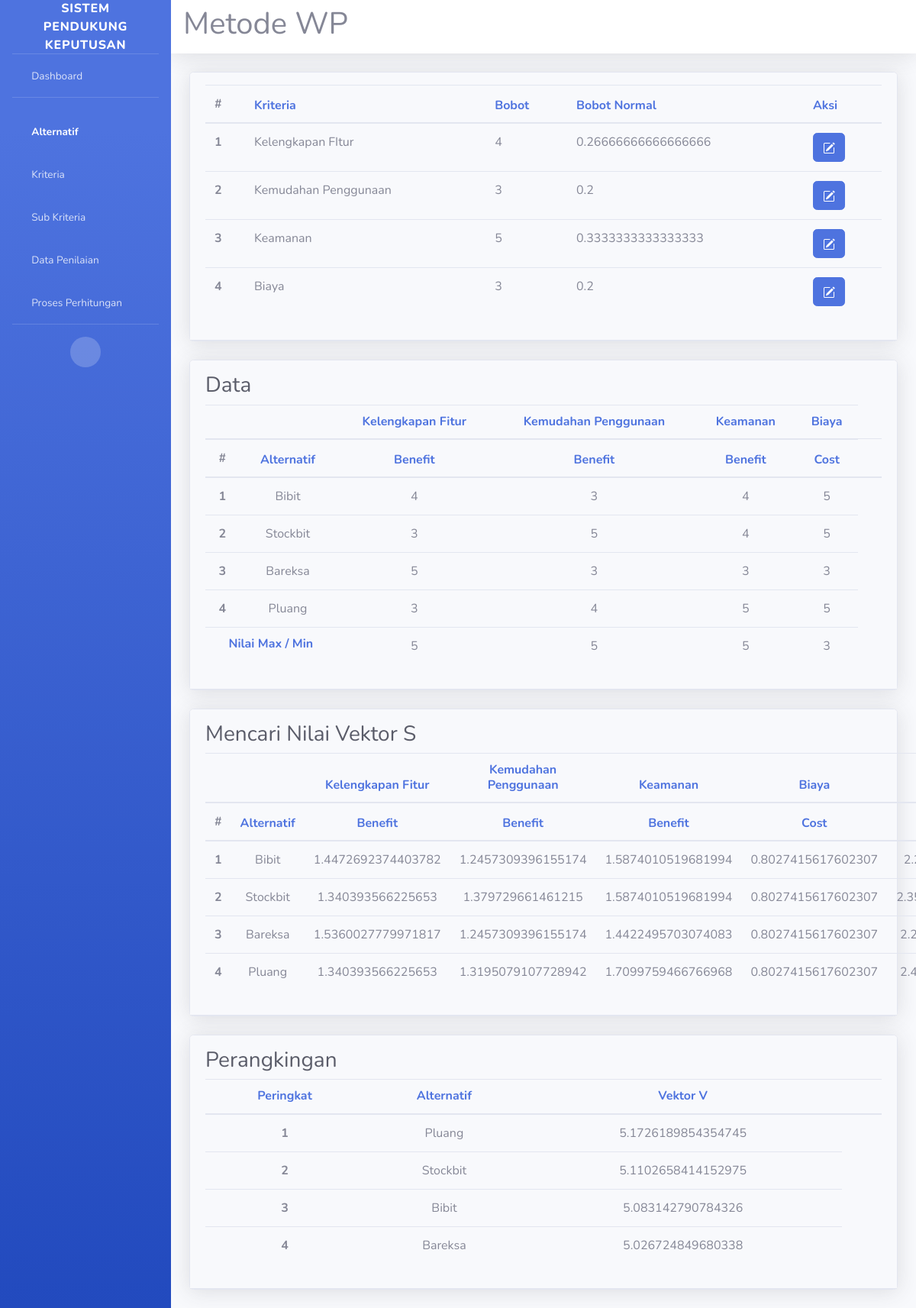
Page /metode-wp/ on the committed database.
### base/models.py (models this page shows, shortened)
class Kriteria(models.Model):
    STATUS = (
        ('benefit', 'benefit'),
        ('cost', 'cost')
    )
    name = models.CharField(max_length=200)
    status = models.CharField(max_length=50, choices=STATUS)

class BobotKriteria(models.Model):
    kriteria = models.OneToOneField(Kriteria, on_delete=models.CASCADE)
    bobot = models.IntegerField(default=0)

class Penilaian(models.Model):
    alternatif = models.ForeignKey(Alternatif, on_delete=models.CASCADE)
    kelengkapan_fitur = models.IntegerField(default=0)
    kemudahan_penggunaan = models.IntegerField(default=0)
    keamanan = models.IntegerField(default=0)
    biaya = models.IntegerField(default=0)

class Alternatif(models.Model):
    name = models.CharField(max_length=200)

### base/views.py (the view)
# urls.py: path('metode-wp/', views.metode_wp, name='metode-wp'),
def metode_wp(request):
    alternatif = Alternatif.objects.all()
    penilaian = Penilaian.objects.all()
    bobotK = BobotKriteria.objects.all()
    kriteria = Kriteria.objects.all()
    sum_bobot = BobotKriteria.objects.aggregate(total_sum=Sum('bobot'))
    bobot_max = sum_bobot['total_sum']
    kf_max = Penilaian.objects.aggregate(max_value=Max('kelengkapan_fitur'))['max_value'] if kriteria[0].status == 'benefit' else Penilaian.objects.aggregate(min_value=Min('kelengkapan_fitur'))['min_value']
    kp_max = Penilaian.objects.aggregate(max_value=Max('kemudahan_penggunaan'))['max_value'] if kriteria[1].status == 'benefit' else Penilaian.objects.aggregate(min_value=Min('kemudahan_penggunaan'))['min_value']
    k_max = Penilaian.objects.aggregate(max_value=Max('keamanan'))['max_value'] if kriteria[2].status == 'benefit' else Penilaian.objects.aggregate(min_value=Min('keamanan'))['min_value']
    b_max = Penilaian.objects.aggregate(max_value=Max('biaya'))['max_value'] if kriteria[3].status == 'benefit' else Penilaian.objects.aggregate(min_value=Min('biaya'))['min_value']
    mats_wp = []
    mats_bbt = []
    for i in bobotK:
        mats_bbt.append(i.bobot / bobot_max)
    for i in penilaian:
        mats_wp.append([pow(i.kelengkapan_fitur, mats_bbt[0]), pow(i.kemudahan_penggunaan, mats_bbt[1]), pow(i.keamanan, mats_bbt[2]), pow(b_max, (- mats_bbt[3]))])
    vektor_s = deepcopy(mats_wp)
    alternatif_name = [i.name for i in alternatif]
    for i, j in enumerate(vektor_s):
        j.append(reduce(lambda x, y: x*y, mats_wp[i]))
        j.insert(0, alternatif_name[i])
    vektor_v = list(map(lambda x: sum(x), mats_wp))
    vektor_v = list(map(lambda x,y:[x,y], alternatif_name, vektor_v))
    vektor_v = sorted(vektor_v, reverse=True, key=lambda x:x[1])
    context = {
        'penilaian': penilaian,
        'kriteria': kriteria,
        'bobot_max': bobot_max,
        'kf_max': kf_max,
        'kp_max': kp_max,
        'k_max': k_max,
        'b_max': b_max,
        'vektor_s': vektor_s,
        'vektor_v': vektor_v,
    }
    return render(request, 'base/wp.html', context)

### base/templatetags/math_tags.py (called while the page is built)
@register.simple_tag
def devide_values(value1, value2):
    return value1 / value2

### base/templates/base/wp.html (shortened to what this page needs)
{% extends 'main.html' %}
{% load static %}
{% load math_tags %}
{% block content %}
    <div id="content-wrapper" class="d-flex flex-column">
        <div id="content">
            <nav class="navbar navbar-expand navbar-light bg-white topbar mb-4 static-top shadow">
                <h1>Metode WP</h1>
            </nav>
            <div class="container-fluid">
                <div class="">
                  <div class="card shadow mb-4">
                    <div class="card-header py-3">
                        <table class="table">
                            <thead>
                              <tr>
                                <th scope="col">#</th>
                                <th scope="col"><h6 class="m-0 font-weight-bold text-primary">Kriteria</h6></th>
                                <th scope="col"><h6 class="m-0 font-weight-bold text-primary">Bobot</h6></th>
                                <th scope="col"><h6 class="m-0 font-weight-bold text-primary">Bobot Normal</h6></th>
                                <th scope="col"><h6 class="m-0 font-weight-bold text-primary">Aksi</h6></th>
                              </tr>
                            </thead>
                            <tbody>
                              {% for k in kriteria %}
                              <tr>
                                <th scope="row">{{ forloop.counter }}</th>
                                <td>{{ k.name }}</td>
                                <td>{{ k.bobotkriteria.bobot }}</td>
                                <td>{% devide_values k.bobotkriteria.bobot bobot_max %}</td>
                                <td>
                                    <a href="#" class="btn btn-primary">
                                    </a>
                                </td>
                              </tr>
                              {% endfor %}
                            </tbody>
                          </table>
                    </div>
                </div>
                <div class="card shadow mb-4">
                    <div class="card-header py-3">
                        <h1 class="h3 mb-2 text-gray-800">Data</h1>
                        <table class="table text-center">
                            <thead>
                              <tr>
                                <th scope="col"></th>
                                <th scope="col"></th>
                                <th scope="col"><h6 class="m-0 font-weight-bold text-primary">Kelengkapan Fitur</h6></th>
                                <th scope="col"><h6 class="m-0 font-weight-bold text-primary">Kemudahan Penggunaan</h6></th>
                                <th scope="col"><h6 class="m-0 font-weight-bold text-primary">Keamanan</h6></th>
                                <th scope="col"><h6 class="m-0 font-weight-bold text-primary">Biaya</h6></th>
                              </tr>
                              <tr>
                                <th scope="col">#</th>
                                <th scope="col"><h6 class="m-0 font-weight-bold text-primary">Alternatif</h6></th>
                                <th scope="col"><h6 class="m-0 font-weight-bold text-primary">Benefit</h6></th>
                                <th scope="col"><h6 class="m-0 font-weight-bold text-primary">Benefit</h6></th>
                                <th scope="col"><h6 class="m-0 font-weight-bold text-primary">Benefit</h6></th>
                                <th scope="col"><h6 class="m-0 font-weight-bold text-primary">Cost</h6></th>
                                <th scope="col"></th>
                              </tr>
                            </thead>
                            <tbody>
                              {% for p in penilaian %}
                              <tr>
                                <th scope="row">{{ forloop.counter }}</th>
                                <td>{{ p.alternatif.name }}</td>
                                <td>{{ p.kelengkapan_fitur }}</td>
                                <td>{{ p.kemudahan_penggunaan }}</td>
                                <td>{{ p.keamanan }}</td>
                                <td>{{ p.biaya }}</td>
                            </tr>
                            {% endfor %}
                            <tr>
                                <td colspan="2"><h6 class="m-0 font-weight-bold text-primary">Nilai Max / Min</h6></td>
                                <td>{{ kf_max }}</td>
                                <td>{{ kp_max }}</td>
                                <td>{{ k_max }}</td>
                                <td>{{ b_max }}</td>
                            </tr>
                            </tbody>
                        </table>
                    </div>
                </div>
                    <div class="card shadow mb-4">
                        <div class="card-header py-3">
                            <h1 class="h3 mb-2 text-gray-800">Mencari Nilai Vektor S</h1>
                            <table class="table text-center">
                                <thead>
                                  <tr>
                                    <th scope="col"></th>
                                    <th scope="col"></th>
                                    <th scope="col"><h6 class="m-0 font-weight-bold text-primary">Kelengkapan Fitur</h6></th>
                                    <th scope="col"><h6 class="m-0 font-weight-bold text-primary">Kemudahan Penggunaan</h6></th>
                                    <th scope="col"><h6 class="m-0 font-weight-bold text-primary">Keamanan</h6></th>
                                    <th scope="col"><h6 class="m-0 font-weight-bold text-primary">Biaya</h6></th>
                                    <th scope="col"><h6 class="m-0 font-weight-bold text-primary">Total</h6></th>
                                  </tr>
                                  <tr>
                                    <th scope="col">#</th>
                                    <th scope="col"><h6 class="m-0 font-weight-bold text-primary">Alternatif</h6></th>
                                    <th scope="col"><h6 class="m-0 font-weight-bold text-primary">Benefit</h6></th>
                                    <th scope="col"><h6 class="m-0 font-weight-bold text-primary">Benefit</h6></th>
                                    <th scope="col"><h6 class="m-0 font-weight-bold text-primary">Benefit</h6></th>
                                    <th scope="col"><h6 class="m-0 font-weight-bold text-primary">Cost</h6></th>
                                    <th scope="col"></th>
                                  </tr>
                                </thead>
                                <tbody>
                                  {% for vec in vektor_s %}
                                  <tr>
                                    <th scope="row">{{ forloop.counter }}</th>
                                    {% for v in vec %}
                                    <td>{{ v }}</td>
                                    {% endfor %}
                                </tr>
                                {% endfor %}
                                </tbody>
                            </table>
                        </div>
                    </div>
                    <div class="card shadow mb-4">
                      <div class="card-header py-3">
                          <h1 class="h3 mb-2 text-gray-800">Perangkingan</h1>
                          <table class="table text-center">
                              <thead>
                                <tr>
                                  <th scope="col"><h6 class="m-0 font-weight-bold text-primary">Peringkat</h6></th>
                                  <th scope="col"><h6 class="m-0 font-weight-bold text-primary">Alternatif</h6></th>
                                  <th scope="col"><h6 class="m-0 font-weight-bold text-primary">Vektor V</h6></th>
                                  <th scope="col"></th>
                                </tr>
                              </thead>
                              <tbody>
                                {% for vecv in vektor_v %}
                                <tr>
                                  <th scope="row">{{ forloop.counter }}</th>
                                  {% for v in vecv %}
                                  <td>{{ v }}</td>
                                  {% endfor %}
                              </tr>
                              {% endfor %}
                              </tbody>
                          </table>
                      </div>
                  </div>
                </div>
            </div>
        </div>
    </div>
{% endblock content %}

### rows in the picture
Kriteria: name "Kelengkapan FItur", bobotkriteria.bobot "4", bobot "0.26666666666666666"
Kriteria: name "Kemudahan Penggunaan", bobotkriteria.bobot "3", bobot "0.2"
Kriteria: name "Keamanan", bobotkriteria.bobot "5", bobot "0.3333333333333333"
Kriteria: name "Biaya", bobotkriteria.bobot "3", bobot "0.2"
Penilaian: alternatif.name "Bibit", kelengkapan_fitur "4", kemudahan_penggunaan "3", keamanan "4", biaya "5"
Penilaian: alternatif.name "Stockbit", kelengkapan_fitur "3", kemudahan_penggunaan "5", keamanan "4", biaya "5"
Penilaian: alternatif.name "Bareksa", kelengkapan_fitur "5", kemudahan_penggunaan "3", keamanan "3", biaya "3"
Penilaian: alternatif.name "Pluang", kelengkapan_fitur "3", kemudahan_penggunaan "4", keamanan "5", biaya "5"
Alternatif: vec "Bibit", vecv "Bibit"
Alternatif: vec "Stockbit", vecv "Stockbit"
Alternatif: vec "Bareksa", vecv "Bareksa"
Alternatif: vec "Pluang", vecv "Pluang"

### other values in the picture
{{ kf_max }} "5"
{{ kp_max }} "5"
{{ k_max }} "5"
{{ b_max }} "3"
{{ v }} "1.4472692374403782" "1.2457309396155174" "1.5874010519681994" "0.8027415617602307" "1.340393566225653" "1.379729661461215" "1.5874010519681994" "0.8027415617602307" "1.5360027779971817" "1.2457309396155174" "1.4422495703074083" "0.8027415617602307" "1.340393566225653" "1.3195079107728942" "1.7099759466766968" "0.8027415617602307"
{{ v }} "5.1726189854354745" "5.1102658414152975" "5.083142790784326" "5.026724849680338"
